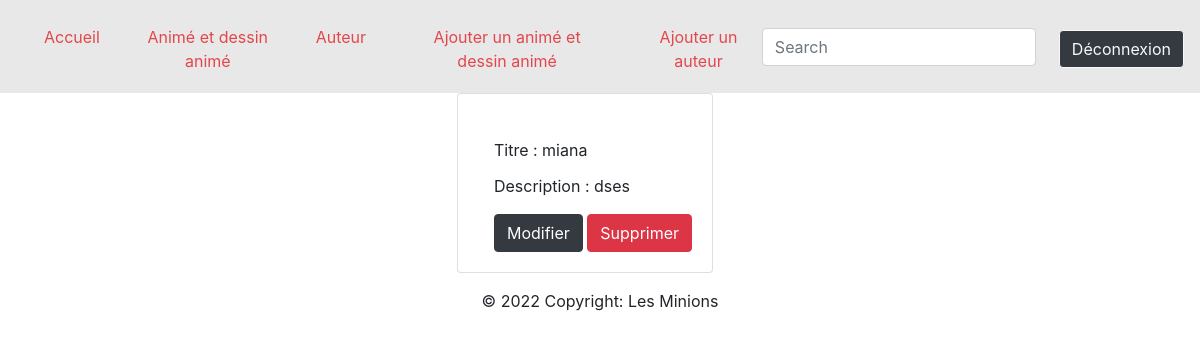
Before: /index.php?action=dessin&id=1 with the older database file.
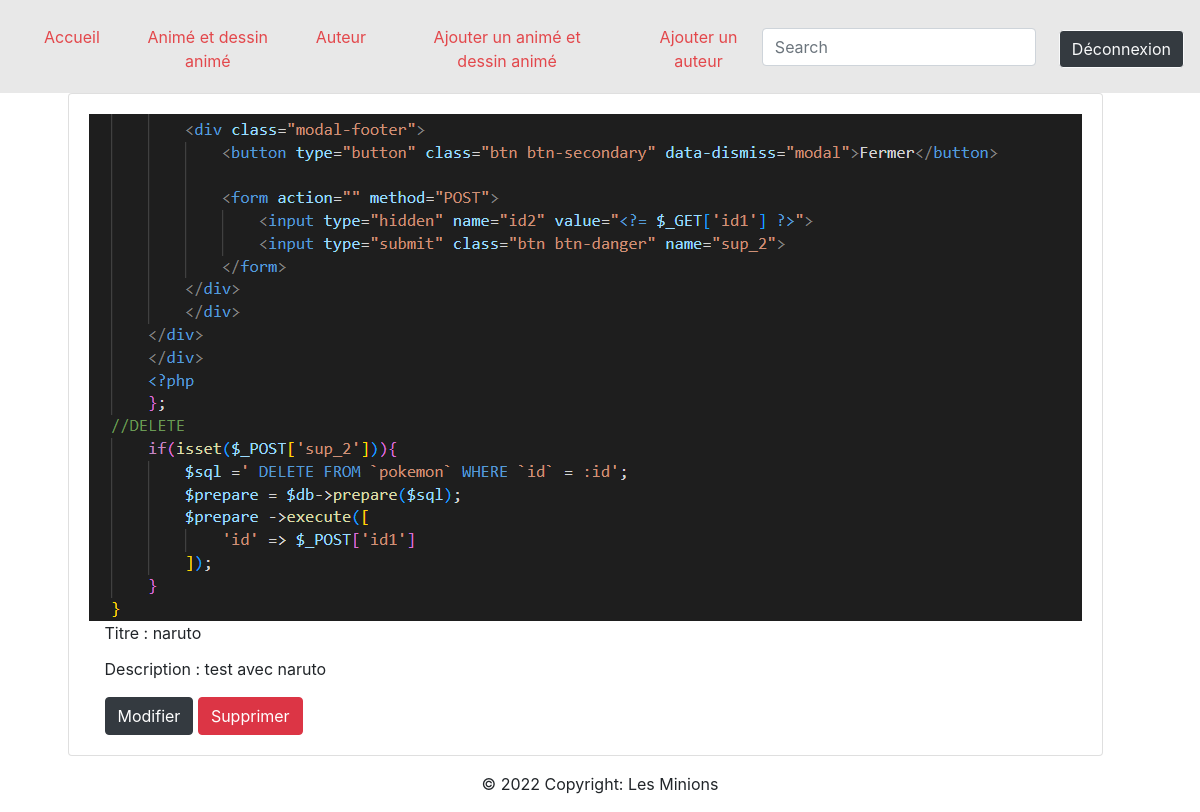
After: the same page with the newer database file.
### tables this page shows
CREATE TABLE IF NOT EXISTS `dessins` (
  `id_dessins` int(11) NOT NULL AUTO_INCREMENT,
  `dessin` varchar(64) NOT NULL,
  `description` varchar(500) NOT NULL,
  `image` varchar(255) DEFAULT NULL,
  PRIMARY KEY (`id_dessins`)
);

### controllers/controller.php (called while the page is built, shortened)
<?php
require 'models/model.php';
function readDessins(){
    require 'view/readDessins.php';
}

### models/model.php (called while the page is built, shortened)
<?php
function dbConnect(){
    try{
        $db = new PDO(
            'mysql:host=localhost;dbname=minions;charset=UTF8',
            'root',
            ''
        );
        return $db;
    }
    catch(Exception $e){
        die ("Error: " . $e->getMessage());
    }
}
function lireDessins(){
    $db = dbConnect();
    $readId = $db->prepare('SELECT * FROM dessins WHERE id_dessins = :id');
    $readId->execute(
    [
        'id' => $_GET['id']
    ]);
    $list = $readId->fetchall();
    return $list;
}

### view/readDessins.php (the view, shortened to what this page needs)
<section class="container-fluid">
    <div class="row col-12 justify-content-center">
        <?php
        $list = lireDessins();
        foreach ($list as $read){
        ?>
        <div class="card">
            <div class="card-body">
                <img src="<?php echo $read['image'] ;?>" alt="">
                <div class="ml-3">
                    <p class="card-title">Titre : <?php echo $read['dessin']; ?></p>
                    <p class="card-text">Description : <?php echo $read['description']; ?></p>
                    <a href="index.php?action=modifDessins&id=<?php echo $read['id_dessins'] ?>"><button class="btn btn-dark">Modifier</button></a>
                    <button type="button" class="btn btn-danger" data-toggle="modal" data-target="#staticBackdrop">Supprimer</button>
                </div>
            </div>
        </div>
        <?php
        }
        ?>
    </div>
</section>
<?php $content = ob_get_clean(); ?>
<?php require 'view/template.php' ; ?>

### index.php (shortened to what this page needs)
<?php
require 'controllers/controller.php';
if (isset($_GET['action'])){
    if ($_GET['action'] == 'dessin') {
        readDessins();
    }
}else{
    home();
}

### view/template.php (shortened to what this page needs)
<!DOCTYPE html>
<html lang="en">
<head>
    <link rel="stylesheet" href="https://cdn.jsdelivr.net/npm/bootstrap@4.6.2/dist/css/bootstrap.min.css">
    <link rel="stylesheet" href="../public/styles/style.css">
</head>
<body>
    <header>
        <nav class="navbar navbar-expand-lg">
            <div class="collapse navbar-collapse" id="navbarSupportedContent">
                <ul class="navbar-nav mr-auto">
                <li class="nav-item active">
                    <a type="button" class="cou btn " href="index.php">Accueil</a>
                </li>
                <li class="nav-item active">
                    <a type="button" class="cou btn " href="index.php?action=anim">Animé et dessin animé</a>
                </li>
                <li class="nav-item">
                    <a type="button" class="cou btn" href="index.php?action=auteur">Auteur</a>
                </li>
                <li class="nav-item dropdown">
                    <a type="button" class="cou btn " href="index.php?action=addanim">Ajouter un animé et dessin animé</a>
                </li>
                <li class="nav-item">
                    <a type="button" class="cou btn " href="index.php?action=addAuteurs">Ajouter un auteur</a>
                </li>
                </ul>
                <form class="form-inline my-2 my-lg-0">
                    <input class="form-control mr-sm-2" type="search" placeholder="Search" aria-label="Search">
                </form>
                <a type="button" class="deco btn btn-dark btn-outline-light" href="index.php?action=addauteur">Déconnexion</a>
            </div>
        </nav>
    </header>
<?php echo $content ?>
<footer >
  <div class="footer-copyright text-center py-3">© 2022 Copyright: Les Minions
  </div>
</footer>
</body>
</html>

### public/styles/style.css (style rules this page uses)
header { background-color: #e8e8e8; padding: 5px 0; }
nav a { margin-top: 5px; margin-left: 15px; }
nav form { display:flex; justify-content: center; }
.cou { color: #e3474b; }

Changed rows visible on the page:
removed dessins: dessin "miana", description "dses"
added dessins: image (picture), dessin "naruto", description "test avec naruto"
